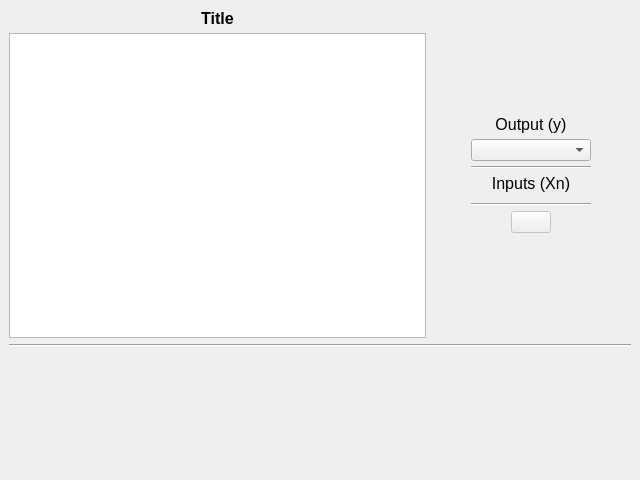
<?xml version="1.0" encoding="UTF-8"?>
<ui version="4.0">
 <class>TrendWindow</class>
 <widget class="QMainWindow" name="TrendWindow">
  <property name="geometry">
   <rect>
    <x>0</x>
    <y>0</y>
    <width>640</width>
    <height>480</height>
   </rect>
  </property>
  <property name="windowTitle">
   <string>MainWindow</string>
  </property>
  <widget class="QWidget" name="centralwidget">
   <layout class="QVBoxLayout" name="verticalLayout_4">
    <item>
     <layout class="QHBoxLayout" name="horizontalLayout">
      <property name="spacing">
       <number>5</number>
      </property>
      <property name="leftMargin">
       <number>0</number>
      </property>
      <property name="rightMargin">
       <number>0</number>
      </property>
      <item>
       <layout class="QVBoxLayout" name="verticalLayout_3">
        <property name="spacing">
         <number>5</number>
        </property>
        <item>
         <widget class="QLabel" name="labelTitle">
          <property name="font">
           <font>
            <pointsize>12</pointsize>
            <weight>75</weight>
            <bold>true</bold>
           </font>
          </property>
          <property name="text">
           <string>Title</string>
          </property>
          <property name="alignment">
           <set>Qt::AlignCenter</set>
          </property>
          <property name="wordWrap">
           <bool>true</bool>
          </property>
         </widget>
        </item>
        <item>
         <widget class="QTableView" name="tableDF">
          <property name="sizePolicy">
           <sizepolicy hsizetype="Expanding" vsizetype="Expanding">
            <horstretch>0</horstretch>
            <verstretch>0</verstretch>
           </sizepolicy>
          </property>
         </widget>
        </item>
       </layout>
      </item>
      <item>
       <spacer name="horizontalSpacer_3">
        <property name="orientation">
         <enum>Qt::Horizontal</enum>
        </property>
        <property name="sizeType">
         <enum>QSizePolicy::Minimum</enum>
        </property>
        <property name="sizeHint" stdset="0">
         <size>
          <width>40</width>
          <height>20</height>
         </size>
        </property>
       </spacer>
      </item>
      <item>
       <layout class="QVBoxLayout" name="verticalLayout">
        <property name="spacing">
         <number>5</number>
        </property>
        <item>
         <spacer name="verticalSpacer_2">
          <property name="orientation">
           <enum>Qt::Vertical</enum>
          </property>
          <property name="sizeHint" stdset="0">
           <size>
            <width>20</width>
            <height>40</height>
           </size>
          </property>
         </spacer>
        </item>
        <item>
         <widget class="QLabel" name="label">
          <property name="font">
           <font>
            <pointsize>12</pointsize>
           </font>
          </property>
          <property name="text">
           <string>Output (y)</string>
          </property>
          <property name="alignment">
           <set>Qt::AlignCenter</set>
          </property>
         </widget>
        </item>
        <item>
         <widget class="QComboBox" name="comboOutput"/>
        </item>
        <item>
         <widget class="Line" name="line">
          <property name="orientation">
           <enum>Qt::Horizontal</enum>
          </property>
         </widget>
        </item>
        <item>
         <widget class="QLabel" name="label_2">
          <property name="font">
           <font>
            <pointsize>12</pointsize>
           </font>
          </property>
          <property name="text">
           <string>Inputs (Xn)</string>
          </property>
          <property name="alignment">
           <set>Qt::AlignCenter</set>
          </property>
         </widget>
        </item>
        <item>
         <widget class="QWidget" name="widgetInputs" native="true"/>
        </item>
        <item>
         <widget class="Line" name="line_3">
          <property name="orientation">
           <enum>Qt::Horizontal</enum>
          </property>
         </widget>
        </item>
        <item>
         <layout class="QHBoxLayout" name="horizontalLayout_2">
          <property name="spacing">
           <number>5</number>
          </property>
          <property name="leftMargin">
           <number>0</number>
          </property>
          <property name="topMargin">
           <number>0</number>
          </property>
          <item>
           <spacer name="horizontalSpacer">
            <property name="orientation">
             <enum>Qt::Horizontal</enum>
            </property>
            <property name="sizeType">
             <enum>QSizePolicy::Minimum</enum>
            </property>
            <property name="sizeHint" stdset="0">
             <size>
              <width>40</width>
              <height>20</height>
             </size>
            </property>
           </spacer>
          </item>
          <item>
           <widget class="QPushButton" name="pushCalculate">
            <property name="enabled">
             <bool>false</bool>
            </property>
            <property name="sizePolicy">
             <sizepolicy hsizetype="Minimum" vsizetype="Minimum">
              <horstretch>0</horstretch>
              <verstretch>0</verstretch>
             </sizepolicy>
            </property>
            <property name="text">
             <string/>
            </property>
            <property name="iconSize">
             <size>
              <width>64</width>
              <height>64</height>
             </size>
            </property>
           </widget>
          </item>
          <item>
           <spacer name="horizontalSpacer_2">
            <property name="orientation">
             <enum>Qt::Horizontal</enum>
            </property>
            <property name="sizeType">
             <enum>QSizePolicy::Minimum</enum>
            </property>
            <property name="sizeHint" stdset="0">
             <size>
              <width>40</width>
              <height>20</height>
             </size>
            </property>
           </spacer>
          </item>
         </layout>
        </item>
        <item>
         <spacer name="verticalSpacer">
          <property name="orientation">
           <enum>Qt::Vertical</enum>
          </property>
          <property name="sizeHint" stdset="0">
           <size>
            <width>20</width>
            <height>40</height>
           </size>
          </property>
         </spacer>
        </item>
       </layout>
      </item>
      <item>
       <spacer name="horizontalSpacer_4">
        <property name="orientation">
         <enum>Qt::Horizontal</enum>
        </property>
        <property name="sizeType">
         <enum>QSizePolicy::Minimum</enum>
        </property>
        <property name="sizeHint" stdset="0">
         <size>
          <width>40</width>
          <height>20</height>
         </size>
        </property>
       </spacer>
      </item>
     </layout>
    </item>
    <item>
     <widget class="Line" name="line_2">
      <property name="orientation">
       <enum>Qt::Horizontal</enum>
      </property>
     </widget>
    </item>
    <item>
     <layout class="QVBoxLayout" name="verticalLayout_2">
      <property name="spacing">
       <number>5</number>
      </property>
      <property name="topMargin">
       <number>50</number>
      </property>
      <property name="rightMargin">
       <number>0</number>
      </property>
      <property name="bottomMargin">
       <number>50</number>
      </property>
      <item>
       <widget class="QLabel" name="labelResult">
        <property name="enabled">
         <bool>true</bool>
        </property>
        <property name="font">
         <font>
          <pointsize>12</pointsize>
          <weight>75</weight>
          <italic>true</italic>
          <bold>true</bold>
          <underline>true</underline>
          <strikeout>false</strikeout>
         </font>
        </property>
        <property name="text">
         <string/>
        </property>
        <property name="alignment">
         <set>Qt::AlignCenter</set>
        </property>
        <property name="wordWrap">
         <bool>true</bool>
        </property>
       </widget>
      </item>
     </layout>
    </item>
   </layout>
  </widget>
 </widget>
 <resources/>
 <connections/>
</ui>
